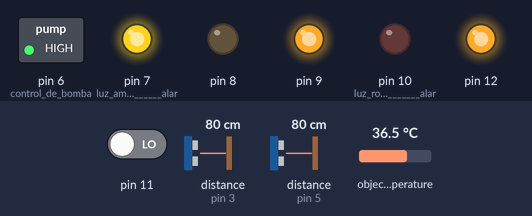
A sketch run on a simulated Arduino Uno, built with avr-gcc and run on an emulated ATmega328P. Parts: switched loads named in the sketch (green lamp = pin HIGH), output pins drawn as LEDs (lit = HIGH). Wiring (inferred from the names in the program): 2 × ultrasonic range finder: trigger pin 2, echo pin 3 / trigger pin 4, echo pin 5. The test bench sets the inputs (shaded band); at power-on: distance to the obstacle (sensors on pin 3, pin 5) 80 cm, object temperature 36.5 °C, pin 11 LOW. The echo pulse lasts 58.3 µs per cm; pins used as bus, display or sensor lines are not drawn.

Above: at 1.2 s.
1.3 s: distance to the obstacle (sensor on pin 3) set to 12 cm
2.8 s: distance to the obstacle (sensor on pin 3) set to 9 cm
At 3.9 s:
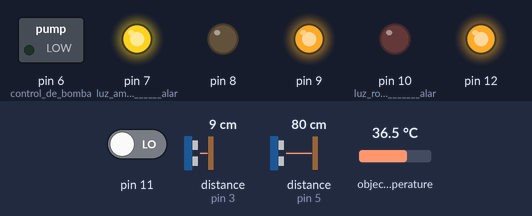
4.5 s: distance to the obstacle (sensor on pin 5) set to 36 cm
At 6.18 s:
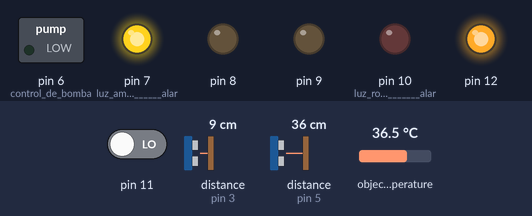
7.5 s: distance to the obstacle (sensor on pin 5) set to 31 cm
At 8.8 s:
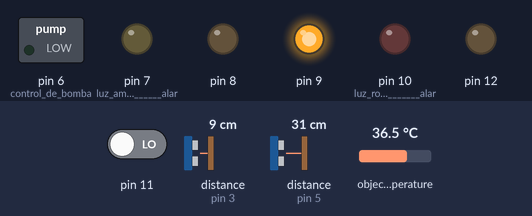
9.1 s: object temperature set to 37.7 °C
10.6 s: object temperature set to 38.2 °C
At 10.9 s:
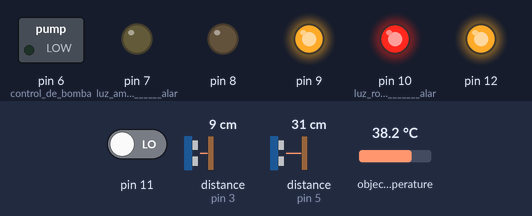
Timing chart, 0 to 13.8 s (numbered marks = the images above; inputs shaded):
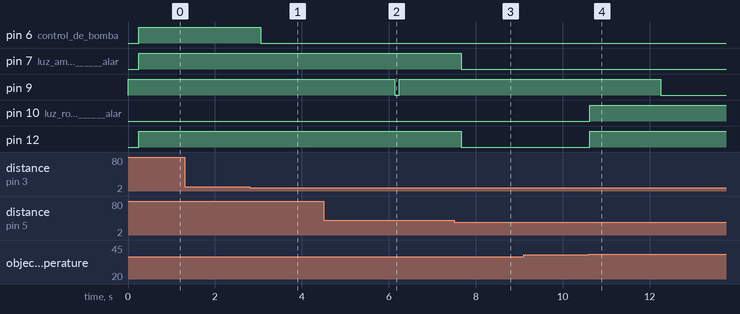

The sketch:

controlador_del_sistema.ino
```cpp
/*
sistema que verifica la temperatura de las personas ('si tenían covid')
  superaban el umbral---> no se les dejaba pasar y activaba una alarma
  sino ----> pasaban a la cabina de rociado

  para el rociado existían dos botes uno pequeño que era el
  principal y otro mayor, secundario
  cuando el pequeño llegaba a cieto humbral se activaba una bomba
  que la llenaba con el líquido del segundo tanque

*/


#include <Wire.h>
#include <Adafruit_MLX90614.h>  // pines  sda a4 scl a5


//Altura de los tanques (Cm)
float H_N[]={40, 40};


//estado anterior del tanque
//si al realizar una nueva medicion esta sobrepasa el +-10% se toma otra
//medicion para asegurar que no hubo error, asi hasta 4 veces
//si la diferencia mayor al 10% persiste se toma al 5 intento
float estado []={0,0};
//variables de conteo
byte del_ultrasonido=0;
byte del_temperatura=0;
//velocidad del sonido
float V_sonido= ((331.1+(0.606*25))/10000)/2;// cm/s


//Para el sensor de temperatura
Adafruit_MLX90614 mlx=Adafruit_MLX90614();
boolean condicion= false;
byte cont_tem_alarma=0;
boolean aceptar_temperatura= false;
byte cont_para_pasar=0;
boolean led_verde=false;
boolean cny70= false;


bool alarma_n = true; // condicion para el buzzer
bool R = true; // es para un temporizador


void setup() {
//-----------------------------------------------------------
//configuracion de pines de los sensores de ultrasonido
//#1
pinMode(2,OUTPUT); //echo entrada
pinMode(3,INPUT);  //output
//#2
pinMode(4,OUTPUT); //echo entrada
pinMode(5,INPUT); // output

//pines para las bombas  tanque principal (1_galon) cuando llegue al 30% debe llenarce al 100%
pinMode(6,OUTPUT); //control de bomba #1

//pines alarmas
pinMode(7,OUTPUT); //luz amarilla y       alarma audible buzzer


//luz roja y alarma del sensor de temperatura
pinMode(10,OUTPUT); //luz roja  y          alarma audible buzzer

//luz verde y   bomba sprays
pinMode(9,OUTPUT);
//bomba accionadora de sprays pin 8
pinMode(8,OUTPUT);


//cny70 para verificacion que la persona ingreso a la cabina
pinMode(11,INPUT);

//pin 12 alarma buzzer
pinMode(12, OUTPUT);

//-----------------------------------------------------------


//puerto serial
Serial.begin(9600);
//-----------------------------------------------------------
//sensor de temperatura
mlx.begin();

}


void loop() {

//saco el promedio de 4 sensadas para mejorar la fiabilidad
del_ultrasonido+=1;
if(del_ultrasonido==3)
{
  float senn1=100*(H_N[0] - medicion_distancia_sensor(0))/H_N[0];
  float senn2=100*(H_N[1] - medicion_distancia_sensor(1))/H_N[1];

  if(senn1< 30*0.75)digitalWrite(6,HIGH);//llenado de tanque 1
  if(senn1>100*0.75)digitalWrite(6,LOW); // detencion de llenado de tanque 1

  if(senn2< 20*0.75){digitalWrite(7,HIGH); digitalWrite(12,HIGH); alarma_n=true;}//alarma visual y audible activa al 20%
  if(senn2>23*0.75){      // desactivacion alarmas
    digitalWrite(7,LOW);
    if(alarma_n){
     digitalWrite(12, LOW);
     alarma_n = false;
    }

    }

  del_ultrasonido=0;


}


  float med= mlx.readObjectTempC();
  //sensor de temperatura

  //encendido de alarmas por tener mas de 38C
  if(med>=38){ digitalWrite(10,HIGH); digitalWrite(12,HIGH); alarma_n=false; aceptar_temperatura== false; condicion=true;cont_tem_alarma=25; digitalWrite(9,LOW); digitalWrite(8,LOW);} //tiempo de alarmas por covid
   //condiciones para apagar las alarmas
  if(condicion){ cont_tem_alarma-=1;}
  if(condicion==true and cont_tem_alarma==0){
    condicion=false;digitalWrite(10,LOW);
        if(!alarma_n){
         digitalWrite(12, LOW);
         alarma_n = true;
    }
    }


  //secuencia para el paso de la persona, a cumplir
  if(med>=32 and med<38)    aceptar_temperatura=true;
  if(digitalRead(11)==true and cny70==false and aceptar_temperatura==true)  cny70=true;
  if(digitalRead(11)==false and cny70==false and aceptar_temperatura==true)  digitalWrite(9, HIGH);


  //si la persona ingresa
  if(aceptar_temperatura and led_verde==false and cny70==true and condicion==false ) { digitalWrite(9,HIGH); digitalWrite(8,HIGH); led_verde=true;cont_para_pasar=0;}

  if(led_verde==true)cont_para_pasar+=1;
  if(led_verde==true and cont_para_pasar==50){digitalWrite(9,LOW); digitalWrite(8,LOW);cont_para_pasar=0;aceptar_temperatura=false;led_verde=false;cny70=false;}


 //si la persona no ingresa a la cabina
  if(aceptar_temperatura==true and led_verde==false)cont_para_pasar+=1;
  if(cont_para_pasar==60){aceptar_temperatura=false; cont_para_pasar=0; digitalWrite(9, LOW); aceptar_temperatura=false;}


delay(100);
}


//para n=0 es el sensor 1 de 1galon,  n=1 es el segundo sensor  5galones
float medicion_distancia_sensor(byte n)
{
  float pulse;
//medicion sensor
for(int i=0; i<3; i++)//si hay una rariacion de +-15% se repite la medicion, hata 3 veces
{
  digitalWrite(2+ 2*n, HIGH);
  delayMicroseconds(10);
  digitalWrite(2+ 2*n,LOW);
  pulse=pulseIn(3+ 2*n,HIGH);
  if(pulse<estado[n]*1.15 and pulse>estado[n]*0.85)
  {
    estado[n]=pulse;
    return pulse*V_sonido;
  }
  delay(2);
}
  estado[n]=pulse;
  return pulse*V_sonido;

}
```

Measured:
- the behaviour switches between 11 and 10 cm on distance to the obstacle (sensor on pin 3) (found by bisection; images 0 and 1)
- the behaviour switches between 34 and 33 cm on distance to the obstacle (sensor on pin 5) (found by bisection; images 2 and 3)
- the behaviour switches between 37.9 and 38 °C on object temperature (found by bisection; images 3 and 4)
- after the input at 1.3 s, every drawn part: stays the same
- after the input at 2.8 s, pin 6 (control_de_bomba): HIGH → LOW after 0.25 s
- after the input at 7.5 s, pin 7 (luz_amarilla_y_______alar), pin 12: HIGH → LOW after 0.17 s
- after the input at 9.1 s, every drawn part: stays the same
- after the input at 10.6 s, pin 9: goes on until 12.3 s, then stays LOW; pin 10 (luz_roja__y__________alar), pin 12: LOW → HIGH at once
